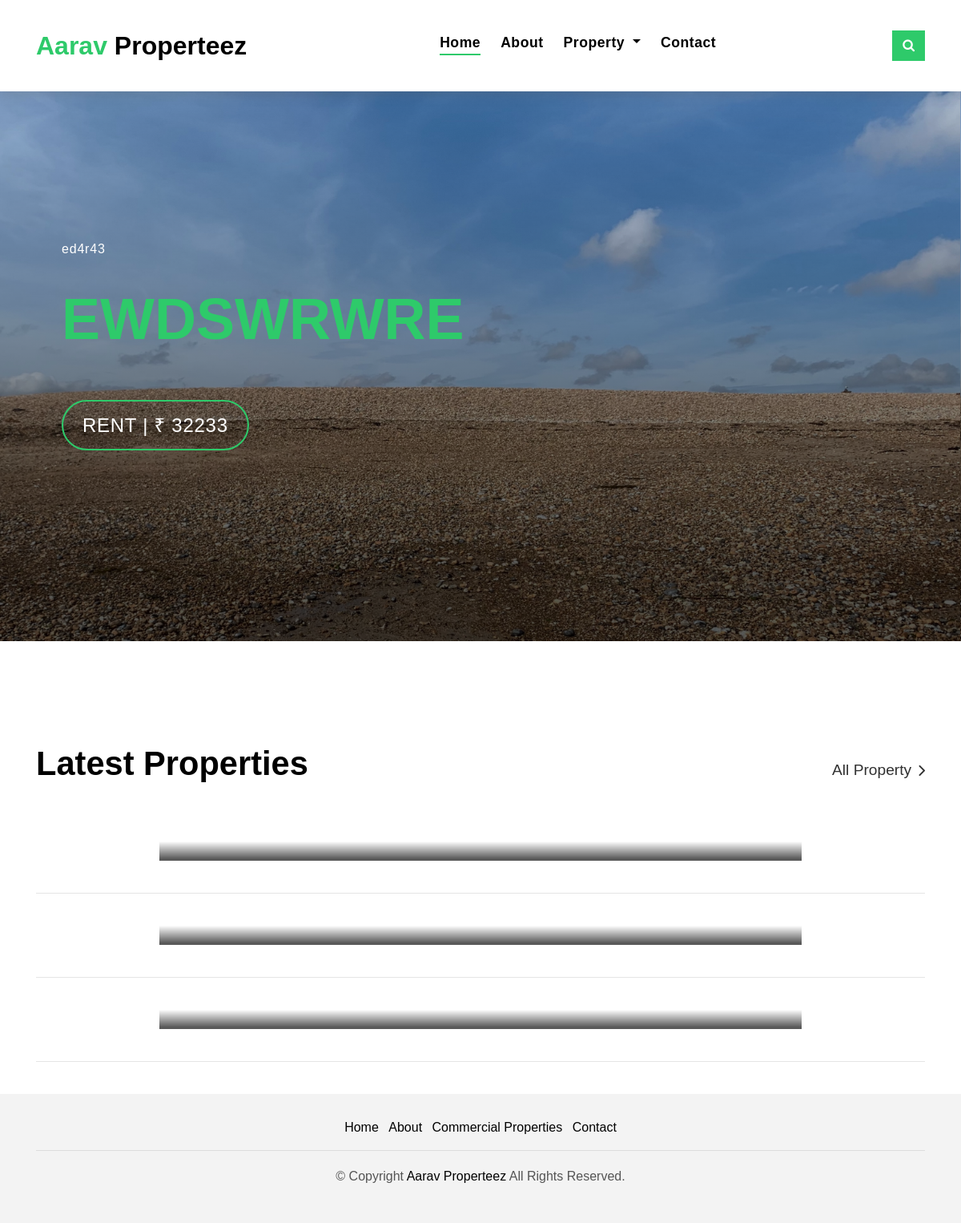
The app's page /, older data.
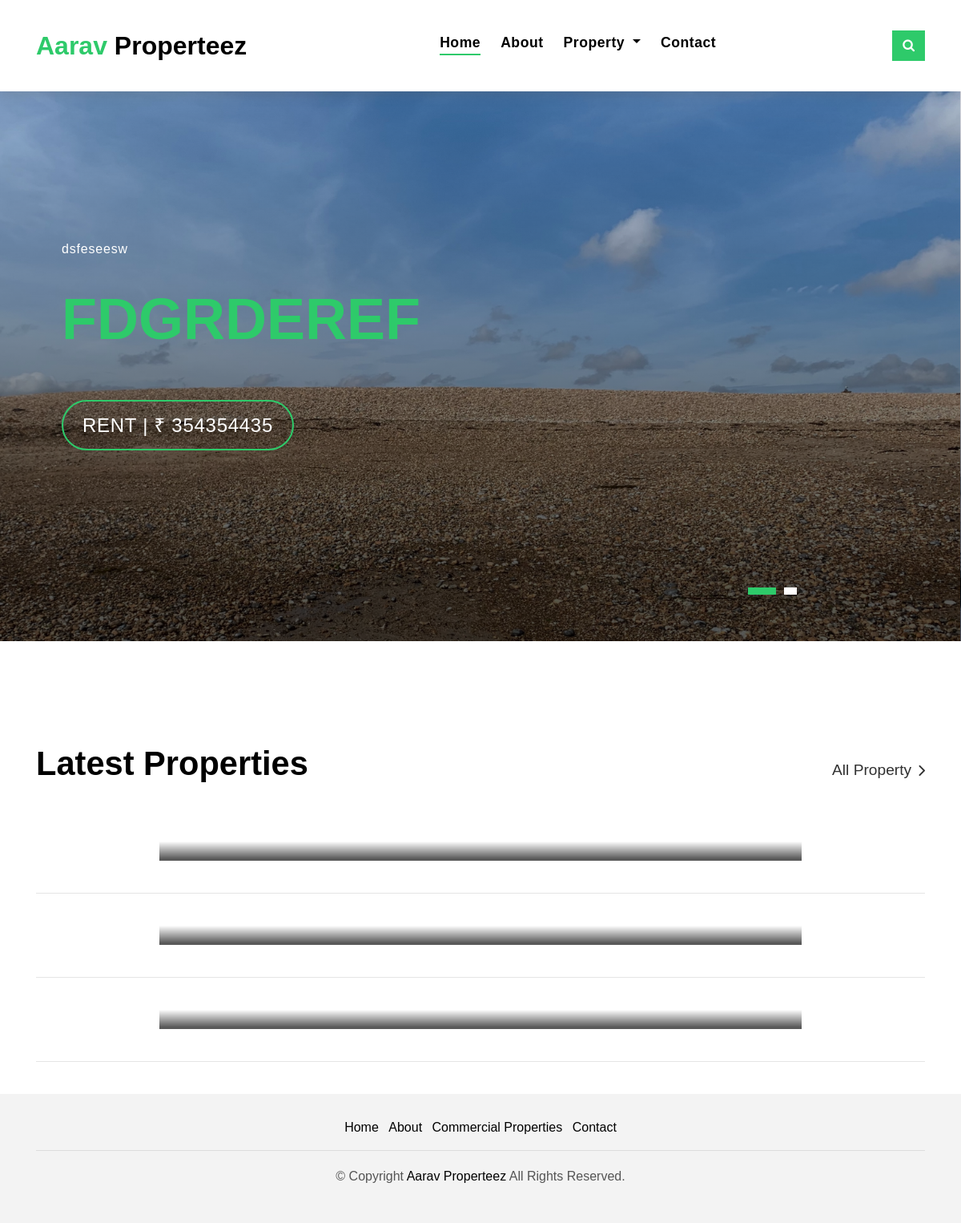
The same page, newer data.
### app/models.py (models this page shows, shortened)
class Commercial(models.Model):
    main_image = models.ImageField(
        upload_to='images/', default='none')
    Area = models.DecimalField(max_digits=10, decimal_places=2)
    sno = models.AutoField(primary_key=True)
    title = models.CharField(max_length=100)
    content = models.TextField()
    price = models.IntegerField()
    timestamp = models.DateTimeField(default=now)
    sell_or_rent = models.CharField(max_length=20,
                                    choices=SELL_OR_RENT_COMM_CHOICES)
    location = models.CharField(max_length=150)
    property_type = models.CharField(max_length=20,
                                     choices=COMM_PROPERTY_CHOICES)
    floorplan = models.ImageField(blank=True)
    construction_status = models.CharField(max_length=20,
                                           choices=COMM_STATUS_CHOICES)
    amenities = MultiSelectField(choices=MY_COMM_CHOICES)
    slug = models.SlugField(unique=True)

class Residential(models.Model):
    main_image = models.ImageField(
        upload_to='images', default='none', blank=False)
    Area = models.DecimalField(max_digits=10, decimal_places=2, blank=False)
    sno = models.AutoField(primary_key=True)
    title = models.CharField(max_length=100, blank=False)
    content = models.TextField()
    price = models.IntegerField(blank=False)
    slug = models.CharField(max_length=100, blank=False, unique=True)
    sell_or_rent = models.CharField(max_length=20,
                                    choices=SELL_OR_RENT_RESI_CHOICES, blank=False)
    timestamp = models.DateTimeField(True)
    location = models.CharField(max_length=150, blank=False)
    property_type = models.CharField(max_length=20,
                                     choices=RESI_PROPERTY_CHOICES, blank=False)
    floorplan = models.FileField(blank=True)
    construction_status = models.CharField(max_length=20,
                                           choices=RESI_STATUS_CHOICES, blank=False)
    amenities = MultiSelectField(choices=MY_RESI_CHOICES)

### app/views.py (the view)
# urls.py: path('', views.home_view, name='home'),
def home_view(request):
    print(request.user)
    mainpagecomm_Properties = Commercial.objects.all()
    mainpageresi_Properties = Residential.objects.all()
    context = {
        'mainpagecomm_Properties': mainpagecomm_Properties,
        'mainpageresi_Properties': mainpageresi_Properties
    }
    return render(request, "home.html", context)

### templates/home.html (shortened to what this page needs)
{% extends 'base.html' %} {% load static %}
  {% block homeactive %}active{% endblock homeactive %}
  {% block content %}
  <div class="intro intro-carousel">
    <div id="carousel" class="owl-carousel owl-theme">
      {% for property in mainpagecomm_Properties %}
      <div class="carousel-item-a intro-item bg-image" style="background-image: url('{{property.main_image.url}}')">
        <div class="overlay overlay-a"></div>
        <div class="intro-content display-table">
          <div class="table-cell">
            <div class="container">
              <div class="row">
                <div class="col-lg-8">
                  <div class="intro-body">
                    <p class="intro-title-top">
                      {{property.location}}
                    </p>
                    <h1 class="intro-title mb-4">
                      <span class="color-b">{{property.title}}
                    </h1>
                    <p class="intro-subtitle intro-price">
                      <a href="../commercial/{{ property.slug }} "><span class="price-a">{{property.sell_or_rent}} | ₹
                          {{property.price}}</span></a>
                    </p>
                  </div>
                </div>
              </div>
            </div>
          </div>
        </div>
      </div>
      {% endfor %}
    </div>
  </div>
  <section class="section-property section-t8">
    <div class="container">
      <div class="row">
        <div class="col-md-12">
          <div class="title-wrap d-flex justify-content-between">
            <div class="title-box">
              <h2 class="title-a">Latest Properties</h2>
            </div>
            <div class="title-link">
              <a href="../">All Property
                <span class="ion-ios-arrow-forward"></span>
              </a>
            </div>
          </div>
        </div>
      </div>
      <div id="property-carousel">
        {% for property in mainpageresi_Properties %}
        <div class="container">
          <div class="row">
            <div class="col-md-9 mx-auto">
              <div class="card-box-a card-shadow">
                <div class="img-box-a">
                </div>
                <div class="card-overlay">
                  <div class="card-overlay-a-content">
                    <div class="card-body-a">
                    </div>
                  </div>
                </div>
              </div>
            </div>
          </div>
        </div>
        <br>
        <hr>
        <br>
        {% endfor %}
      </div>
  </section>
  {% endblock content %}

Row changes from the older to the newer data that the page shows:
removed Commercial: main_image (picture), location "ed4r43", title "EWDSWRWRE", sell_or_rent "RENT", price "32233"
added Commercial: main_image (picture), location "dsfeseesw", title "FDGRDEREF", sell_or_rent "RENT", price "354354435"
